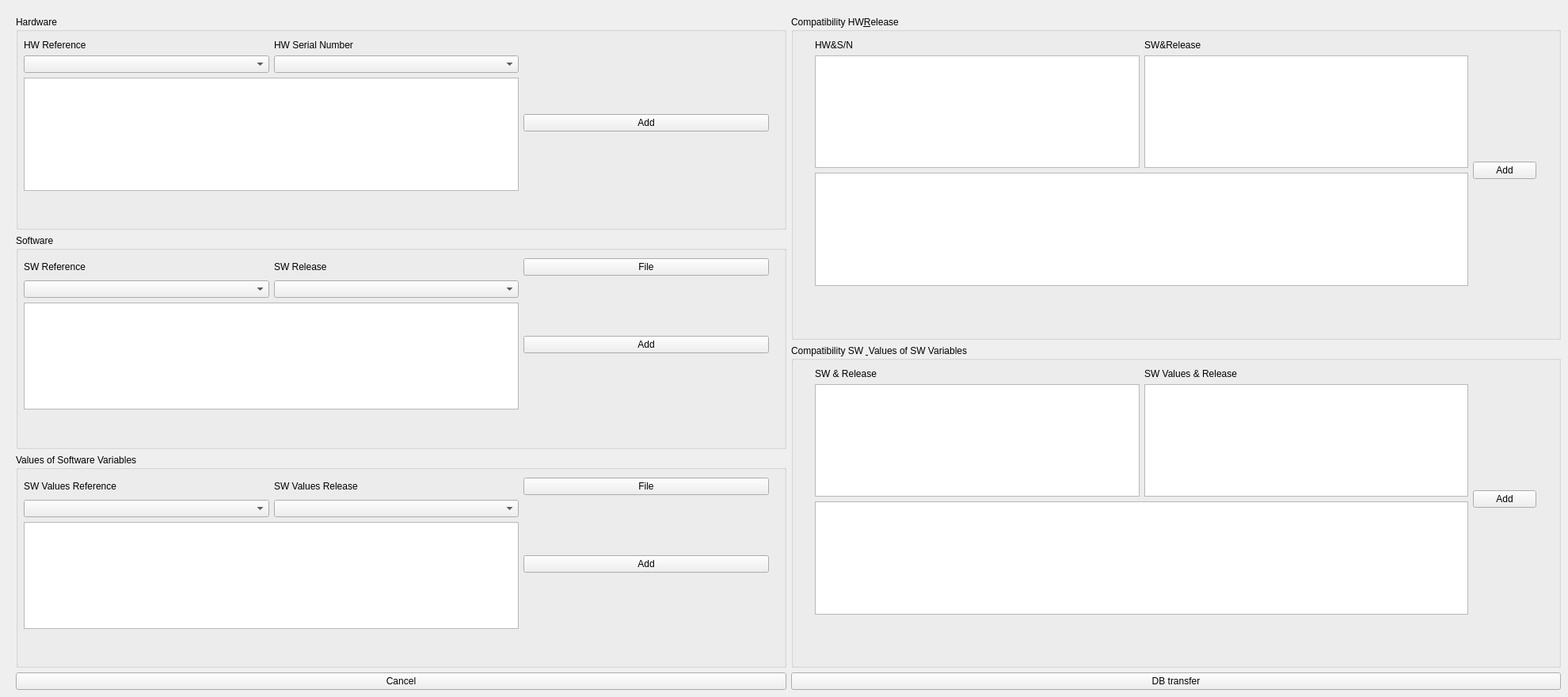
      <widget class="QWidget" name="tab_9">
       <attribute name="title">
        <string>Acquisition</string>
       </attribute>
       <widget class="QWidget" name="gridLayoutWidget_17">
        <property name="geometry">
         <rect>
          <x>20</x>
          <y>20</y>
          <width>1951</width>
          <height>851</height>
         </rect>
        </property>
        <layout class="QGridLayout" name="gridLayout_18">
         <item row="0" column="0">
          <widget class="QGroupBox" name="groupBox_14">
           <property name="title">
            <string>Hardware</string>
           </property>
           <widget class="QWidget" name="gridLayoutWidget_18">
            <property name="geometry">
             <rect>
              <x>10</x>
              <y>30</y>
              <width>941</width>
              <height>191</height>
             </rect>
            </property>
            <layout class="QGridLayout" name="gridLayout_19">
             <item row="0" column="1">
              <widget class="QLabel" name="label_55">
               <property name="text">
                <string>HW Serial Number</string>
               </property>
              </widget>
             </item>
             <item row="1" column="0">
              <widget class="QComboBox" name="comboBox_27"/>
             </item>
             <item row="1" column="1">
              <widget class="QComboBox" name="comboBox_28"/>
             </item>
             <item row="2" column="0" colspan="2">
              <widget class="QTableView" name="tableView"/>
             </item>
             <item row="1" column="2" rowspan="2">
              <widget class="QPushButton" name="pushButton_23">
               <property name="text">
                <string>Add</string>
               </property>
              </widget>
             </item>
             <item row="0" column="0">
              <widget class="QLabel" name="label_52">
               <property name="text">
                <string>HW Reference</string>
               </property>
              </widget>
             </item>
            </layout>
           </widget>
          </widget>
         </item>
         <item row="1" column="0">
          <widget class="QGroupBox" name="groupBox_12">
           <property name="title">
            <string>Software</string>
           </property>
           <widget class="QWidget" name="gridLayoutWidget_19">
            <property name="geometry">
             <rect>
              <x>10</x>
              <y>30</y>
              <width>941</width>
              <height>191</height>
             </rect>
            </property>
            <layout class="QGridLayout" name="gridLayout_20">
             <item row="0" column="1">
              <widget class="QLabel" name="label_56">
               <property name="text">
                <string>SW Release</string>
               </property>
              </widget>
             </item>
             <item row="1" column="0">
              <widget class="QComboBox" name="comboBox_29"/>
             </item>
             <item row="1" column="1">
              <widget class="QComboBox" name="comboBox_30"/>
             </item>
             <item row="2" column="0" colspan="2">
              <widget class="QTableView" name="tableView_2"/>
             </item>
             <item row="1" column="2" rowspan="2">
              <widget class="QPushButton" name="pushButton_24">
               <property name="text">
                <string>Add</string>
               </property>
              </widget>
             </item>
             <item row="0" column="0">
              <widget class="QLabel" name="label_57">
               <property name="text">
                <string>SW Reference</string>
               </property>
              </widget>
             </item>
             <item row="0" column="2">
              <widget class="QPushButton" name="pushButton_27">
               <property name="text">
                <string>File</string>
               </property>
              </widget>
             </item>
            </layout>
           </widget>
          </widget>
         </item>
         <item row="2" column="0">
          <widget class="QGroupBox" name="groupBox_13">
           <property name="title">
            <string>Values of Software Variables</string>
           </property>
           <widget class="QWidget" name="gridLayoutWidget_20">
            <property name="geometry">
             <rect>
              <x>10</x>
              <y>30</y>
              <width>941</width>
              <height>191</height>
             </rect>
            </property>
            <layout class="QGridLayout" name="gridLayout_21">
             <item row="0" column="1">
              <widget class="QLabel" name="label_58">
               <property name="text">
                <string>SW Values Release</string>
               </property>
              </widget>
             </item>
             <item row="1" column="0">
              <widget class="QComboBox" name="comboBox_31"/>
             </item>
             <item row="1" column="1">
              <widget class="QComboBox" name="comboBox_32"/>
             </item>
             <item row="2" column="0" colspan="2">
              <widget class="QTableView" name="tableView_3"/>
             </item>
             <item row="1" column="2" rowspan="2">
              <widget class="QPushButton" name="pushButton_25">
               <property name="text">
                <string>Add</string>
               </property>
              </widget>
             </item>
             <item row="0" column="0">
              <widget class="QLabel" name="label_59">
               <property name="text">
                <string>SW Values Reference</string>
               </property>
              </widget>
             </item>
             <item row="0" column="2">
              <widget class="QPushButton" name="pushButton_26">
               <property name="text">
                <string>File</string>
               </property>
              </widget>
             </item>
            </layout>
           </widget>
          </widget>
         </item>
         <item row="3" column="1">
          <widget class="QPushButton" name="pushButton_21">
           <property name="text">
            <string>DB transfer</string>
           </property>
          </widget>
         </item>
         <item row="3" column="0">
          <widget class="QPushButton" name="pushButton_22">
           <property name="text">
            <string>Cancel</string>
           </property>
          </widget>
         </item>
         <item row="0" column="1" rowspan="3">
          <layout class="QGridLayout" name="gridLayout_22">
           <item row="0" column="0">
            <widget class="QGroupBox" name="groupBox_15">
             <property name="title">
              <string>Compatibility HW&amp;Release</string>
             </property>
             <widget class="QWidget" name="gridLayoutWidget_22">
              <property name="geometry">
               <rect>
                <x>30</x>
                <y>30</y>
                <width>911</width>
                <height>311</height>
               </rect>
              </property>
              <layout class="QGridLayout" name="gridLayout_23">
               <item row="0" column="1">
                <widget class="QLabel" name="label_60">
                 <property name="text">
                  <string>SW&amp;Release</string>
                 </property>
                </widget>
               </item>
               <item row="0" column="0">
                <widget class="QLabel" name="label_61">
                 <property name="text">
                  <string>HW&amp;S/N</string>
                 </property>
                </widget>
               </item>
               <item row="1" column="1">
                <widget class="QTableView" name="tableView_5"/>
               </item>
               <item row="1" column="0">
                <widget class="QTableWidget" name="tableWidget_6"/>
               </item>
               <item row="2" column="0" colspan="2">
                <widget class="QTableView" name="tableView_6"/>
               </item>
               <item row="1" column="2" rowspan="2">
                <widget class="QPushButton" name="pushButton_29">
                 <property name="text">
                  <string>Add</string>
                 </property>
                </widget>
               </item>
              </layout>
             </widget>
            </widget>
           </item>
           <item row="1" column="0">
            <widget class="QGroupBox" name="groupBox_16">
             <property name="title">
              <string>Compatibility SW &amp; Values of SW Variables</string>
             </property>
             <widget class="QWidget" name="gridLayoutWidget_23">
              <property name="geometry">
               <rect>
                <x>30</x>
                <y>30</y>
                <width>911</width>
                <height>311</height>
               </rect>
              </property>
              <layout class="QGridLayout" name="gridLayout_24">
               <item row="0" column="1">
                <widget class="QLabel" name="label_62">
                 <property name="text">
                  <string>SW Values &amp; Release</string>
                 </property>
                </widget>
               </item>
               <item row="0" column="0">
                <widget class="QLabel" name="label_63">
                 <property name="text">
                  <string>SW &amp; Release</string>
                 </property>
                </widget>
               </item>
               <item row="1" column="1">
                <widget class="QTableView" name="tableView_7"/>
               </item>
               <item row="1" column="0">
                <widget class="QTableWidget" name="tableWidget_7"/>
               </item>
               <item row="2" column="0" colspan="2">
                <widget class="QTableView" name="tableView_8"/>
               </item>
               <item row="1" column="2" rowspan="2">
                <widget class="QPushButton" name="pushButton_30">
                 <property name="text">
                  <string>Add</string>
                 </property>
                </widget>
               </item>
              </layout>
             </widget>
            </widget>
           </item>
          </layout>
         </item>
        </layout>
       </widget>
      </widget>
